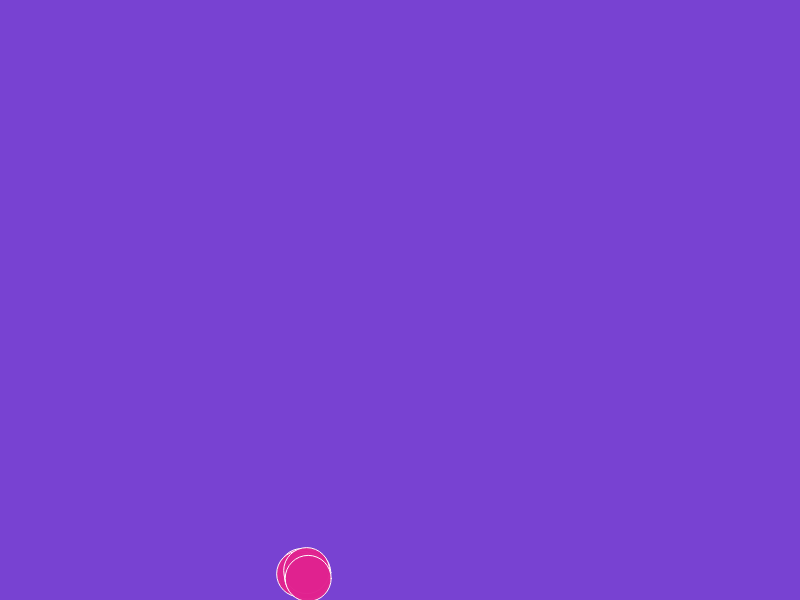
Frame 1 (no input)
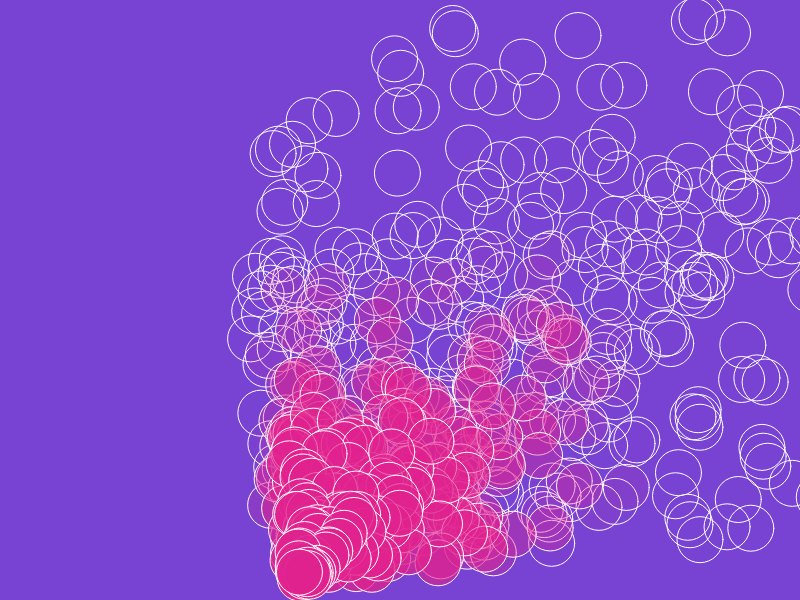
Frame 60 (no input)
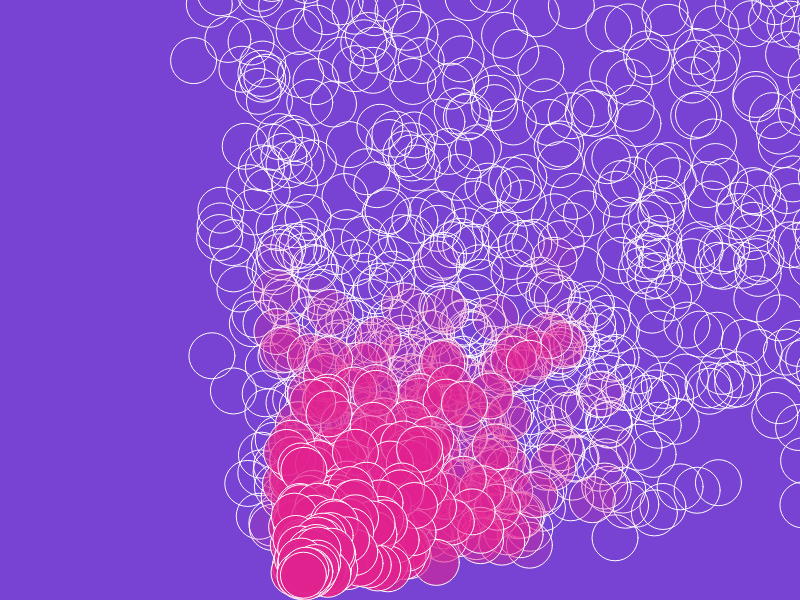
Frame 120 (the mouse pressed at the canvas centre since frame 60)

The p5.js sketch that drew these frames (run headless with seeded random() and noise() and a simulated clock; from frame 60 on, the mouse is pressed at the canvas centre):

// p5.js sketch
// ── sketch.js
//gabby kraemer redoing project 3 



let particles = [];

function setup() {
  createCanvas(800, 600);
}

function draw() {
  background(120,66,210);
  for (let i = 0; i < 10; i++) {
    let p = new Particle();
    particles.push(p);
  }
  for (let i = 0; i < particles.length; i++) {
    particles[i].update();
    particles[i].show();
  }
}

class Particle {

  constructor() {
    this.x = 300;
    this.y = 580;
    this.vx = random(-1, 10);
    this.vy = random(-1, -10);
    this.alpha = 255;
  }

  finished() {
    return this.alpha < 0;
  }

  update() {
    this.x += this.vx;
    this.y += this.vy;
    this.alpha -= 7;
  }

  show() {
   stroke(255);
    fill(225,34,143, this.alpha);
    ellipse(this.x, this.y, 46);
  }

}
